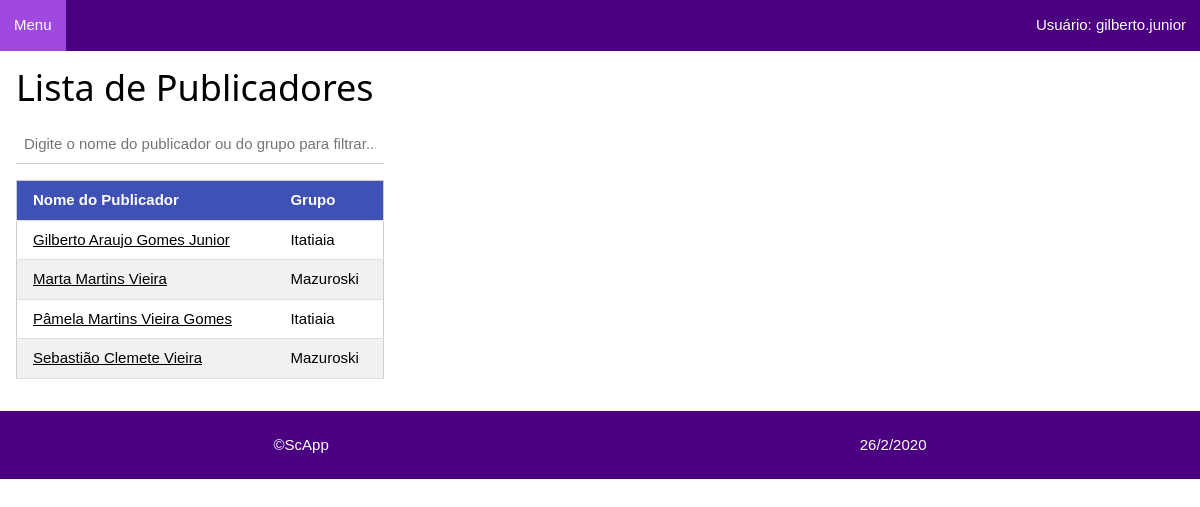
The app's page /publicadores/publicadores (signed in), older data.
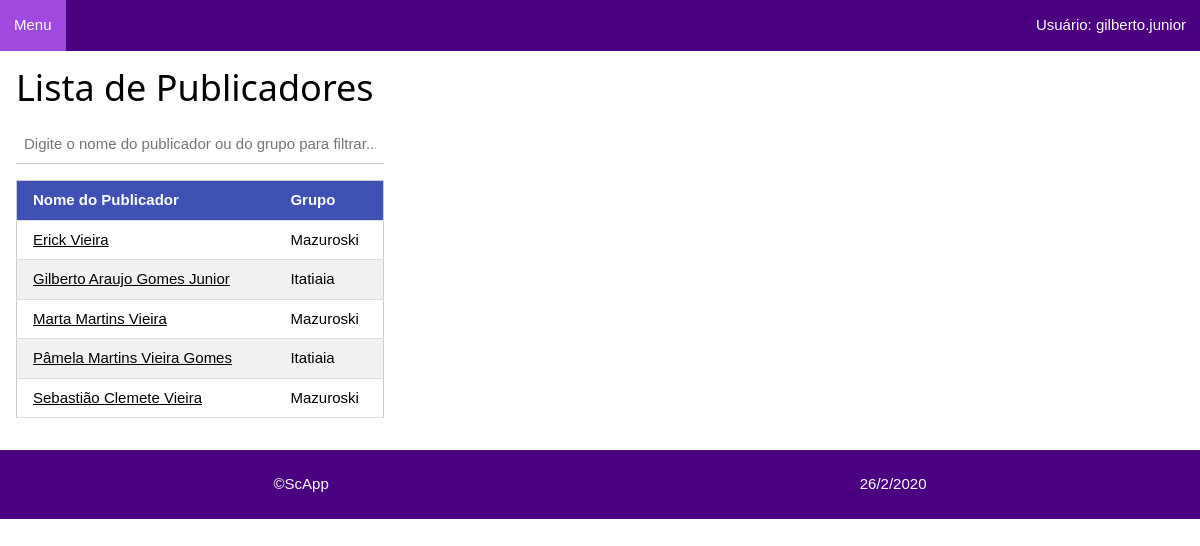
The same page, newer data.
### publicadores/models.py (models this page shows, shortened)
class Publicador(models.Model):
    id_publicador = models.UUIDField(primary_key=True, default=uuid.uuid4)
    nome_publicador = models.CharField(verbose_name='Nome do Publicador', max_length=60)
    GENERO = (
        ('F', 'Feminino'), ('M', 'Masculino')
    )
    genero = models.CharField(verbose_name='Genero', max_length=2, choices=GENERO, default='M')
    data_nascimento = models.DateField(verbose_name='Data de Nascimento', blank=True, null=True)
    ESPERANCA = (
        ('OO', 'Outras Ovelhas'), ('UG', 'Ungido')
    )
    esperanca_pub = models.CharField(verbose_name='Esperança', max_length=2, choices=ESPERANCA, default='OO')
    data_batismo = models.DateField(verbose_name='Data de Batismo', blank=True, null=True)
    ATUACAO = (
        ('Pb', 'Publicador'), ('Pa', 'Pioneiro Auxiliar'), ('Pr', 'Pioneiro Regular'), ('Pes', 'Pioneiro Especial')
    )
    atuacao_pub = models.CharField(verbose_name='Atuação', max_length=3, choices=ATUACAO)
    PRIVILEGIO = (
        ('Sm', 'Servo Ministerial'), ('Ac', 'Ancião')
    )
    privilegio_pub = models.CharField(verbose_name='Privilégio', max_length=2, choices=PRIVILEGIO, blank=True, null=True)
    grupo_pub = models.ForeignKey('Grupo', verbose_name='Grupo Publicador', on_delete=models.DO_NOTHING)
    tel_fixo = models.CharField(verbose_name='Telefone Fixo', max_length=25, blank=True, null=True)
    tel_celular = models.CharField(verbose_name='Telefone Celular', max_length=25, blank=True, null=True)
    endereco_pub = models.TextField(verbose_name='Endereço', max_length=200, blank=True, null=True)
    def get_absolute_url(self):
        return reverse('publicador-detail', args=[str(self.id_publicador)])
    class Meta:
        ordering = ['nome_publicador', 'grupo_pub']

class Grupo(models.Model):
    id_grupo = models.UUIDField(primary_key=True, default=uuid.uuid4)
    nome_grupo = models.CharField(verbose_name='Nome do Grupo', max_length=60)
    dirigente = models.CharField(verbose_name='Dirigente do Gurpo', max_length=60)
    local_grupo = models.CharField(verbose_name='Local do Grupo', max_length=80)
    endereco_grupo = models.TextField(verbose_name='Endereço Grupo', max_length=200, blank=True, null=True)
    DIA_SEMANA = (
        (1, 'Domingo'), (2, 'Segunda'), (3, 'Terça'), (4, 'Quarta'), (5, 'Quinta'), (6, 'Sexta'), (7, 'Sábado')
    )
    dia_saida = models.IntegerField(verbose_name='Dia da Saída', choices=DIA_SEMANA, default=1, blank=True, null=True)
    horario = models.TimeField(verbose_name='Horário da Saída', blank=True, null=True)
    obs = models.TextField(verbose_name='Observação', max_length=200, blank=True, null=True)
    def __str__(self):
        return self.nome_grupo
    class Meta:
        ordering = ['nome_grupo']

### publicadores/views.py (the view)
# urls.py: path('publicadores', views.PublicadoresListView.as_view(), name='publicadores'),
class PublicadoresListView(LoginRequiredMixin, generic.ListView):
    model = Publicador
    def get_context_data(self, *, object_list=None, **kwargs):
        context = super(PublicadoresListView, self).get_context_data(**kwargs)
        context['titulo'] = 'Lista de Publicadores'
        return context

### publicadores/templates/publicadores/publicador_list.html
{% extends "layout.html" %}
{% block content %}
<div class="w3-container desktop">
    <h1>Lista de Publicadores</h1>
    {% if publicador_list %}
    <div class="w3-responsive">
        <input oninput="w3.filterHTML('#tblPub', '.item', this.value)" class="w3-input" placeholder="Digite o nome do publicador ou do grupo para filtrar..." style="margin-bottom: 16px;">
        <table id="tblPub" class="w3-table-all w3-hoverable">
            <thead>
                <tr class="w3-indigo">
                    <th class="tabela" onclick="w3.sortHTML('#tblPub', '.item', 'td:nth-child(1)')">Nome do Publicador
                    </th>
                    <th class="tabela" onclick="w3.sortHTML('#tblPub', '.item', 'td:nth-child(2)')">Grupo</th>
                </tr>
            </thead>
            <tbody>
                {% for publicador in publicador_list %}
                <tr class="item">
                    <td><a href="{{ publicador.get_absolute_url }}">{{ publicador.nome_publicador }}</a></td>
                    <td>{{ publicador.grupo_pub }}</td>
                </tr>
                {% endfor %}
            </tbody>
        </table>
    </div>
    {% else %}
    <p>Não há publicadores cadastrados para listar...</p>
    {% endif %}
</div>
{% endblock %}

Row changes from the older to the newer data that the page shows:
added Publicador: nome_publicador "Erick Vieira", grupo_pub "Mazuroski"
